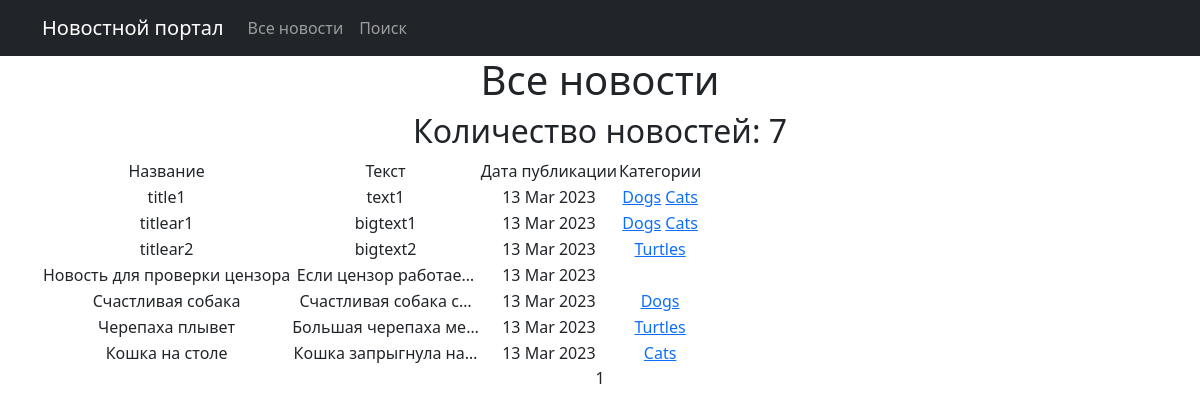
Before: /news/ with the older database file.
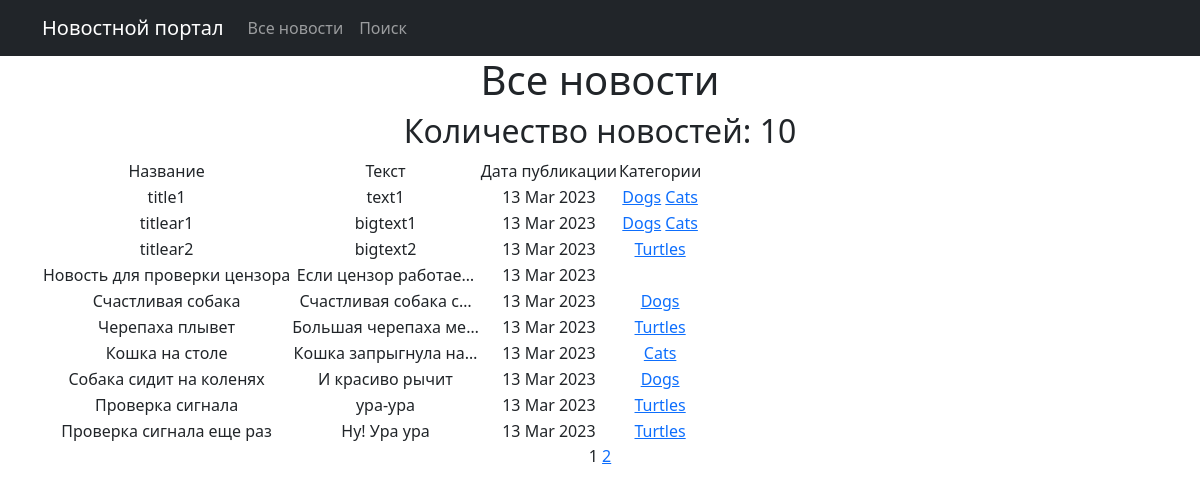
After: the same page with the newer database file.
### News/models.py (models this page shows, shortened)
class Post(models.Model):
    author = models.ForeignKey(Author, on_delete=models.CASCADE)
    NEWS = 'NW'
    ARTICLE = 'AR'
    CATEGORY_CHOICES = (
        (NEWS, 'Новость'),
        (ARTICLE, 'Статья'),
    )
    categoryType = models.CharField(max_length=2, choices=CATEGORY_CHOICES, default=ARTICLE)
    dateCreation = models.DateTimeField(auto_now_add=True)
    postCategory = models.ManyToManyField(Category, through='PostCategory')
    title = models.CharField(max_length=128)
    text = models.TextField()
    rating = models.SmallIntegerField(default=0)

class Category(models.Model):
    name = models.CharField(max_length=64, unique=True)
    subscribers = models.ManyToManyField(User, related_name='categories')
    def __str__(self):
        return f'{self.name}'

### News/views.py (the view)
# urls.py: path('', PostList.as_view()),
class PostList(ListView):
    model = Post
    ordering = 'dateCreation'
    template_name = 'flatpages/news_list.html'
    context_object_name = 'news'
    paginate_by = 10

### NewsPortal/templatetags/custom_filters.py (called while the page is built)
@register.filter()
def censor(value):
    bad_words = ['редиска', 'морковь']
    if not isinstance(value, str):
        raise TypeError(f"unresolved type '{type(value)}' expected type 'str'")
    for word in value.split():
        if word.lower() in bad_words:
            value = value.replace(word, f"{word[0]}{'*' * (len(word) - 1)}")
    return value

### NewsPortal/templatetags/custom_tags.py (called while the page is built)
@register.simple_tag()
def current_time(format_string='%d %b %Y'):
   return datetime.utcnow().strftime(format_string)

### templates/flatpages/news_list.html (shortened to what this page needs)
{% extends 'flatpages/default.html' %}
{% load custom_filters %}
{% load custom_tags %}
{% block content %}
    <h1>Все новости</h1>
    <h2>Количество новостей: {{ news|length }}</h2>
    <table>
        <tr>
            <td>Название</td>
            <td>Текст</td>
            <td>Дата публикации</td>
            <td>Категории</td>
        </tr>
        {% for n in news %}
        <tr>
            <td>{{ n.title | censor }}</td>
            <td>{{ n.text | truncatechars:20 | censor}}</td>
            <td>{% current_time '%d %b %Y' %}</td>
            <td>
                {% for category in n.postCategory.all %}
                    <a href="{% url 'category_list' category.id %}">{{ category }}</a>
                {% endfor %}
            </td>
            <td>
            </td>
        </tr>
        {% endfor %}
    </table>
   {{ page_obj.number }}
   {% if page_obj.has_next %}
       <a href="?page={{ page_obj.next_page_number }}">{{ page_obj.next_page_number }}</a>
   {% endif %}
{% endblock content %}

### templates/flatpages/default.html (shortened to what this page needs)
{% load static %}
<!DOCTYPE html>
<html lang="en">
    <head>
        <link href="{% static 'css/styles.css' %}" rel="stylesheet" />
    </head>
    <body>
        <nav class="navbar navbar-expand-lg navbar-dark bg-dark static-top">
   <div class="container">
       <a class="navbar-brand" href="#">Новостной портал</a>
       <div class="collapse navbar-collapse" id="navbarResponsive">
           <ul class="navbar-nav ml-auto">
               <li class="nav-item">
                   <a class="nav-link" href="/news/">Все новости</a>
               </li>
               <li class="nav-item">
                   <a class="nav-link" href="/news/search/">Поиск</a>
               </li>
           </ul>
       </div>
   </div>
</nav>
        <div class="container">
   <div class="row">
       <div class="col-lg-12 text-center">
           {% block content %}{% endblock content %}
       </div>
   </div>
</div>
    </body>
</html>

Changed rows visible on the page:
added Post: title|censor "Собака сидит на коленях", text|censor "И красиво рычит", current_time "13 Mar 2023", Category (name "Dogs")
added Post: title|censor "Проверка сигнала", text|censor "ура-ура", current_time "13 Mar 2023", Category (name "Turtles")
added Post: title|censor "Проверка сигнала еще раз", text|censor "Ну! Ура ура", current_time "13 Mar 2023", Category (name "Turtles")
Other visible differences:
{{ news|length }}: "7" → "10"
{{ page_obj.next_page_number }}: (not shown) → "2"
